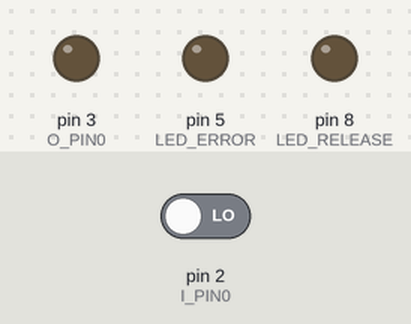
Bench run of a sketch on a simulated Arduino Uno, built with avr-gcc and run on an emulated ATmega328P. Parts: output pins drawn as LEDs (lit = HIGH). The inputs (shaded band) are chosen by the test bench; at power-on: pin 2 (I_PIN0) LOW.

Above: at 1.2 s.
1.3 s: pin 2 (I_PIN0) driven HIGH
At 2.2 s:
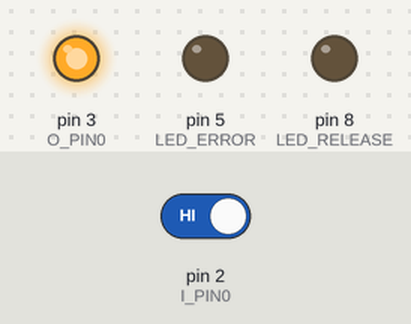
2.8 s: pin 2 (I_PIN0) driven LOW
At 3.4 s:
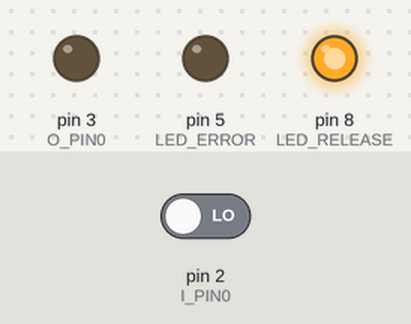
4.3 s: pin 2 (I_PIN0) driven HIGH
At 5.7 s:
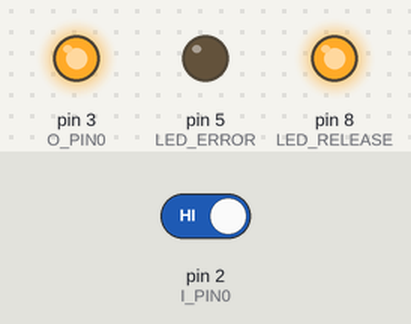
Timing chart, 0 to 7.3 s (numbered marks = the images above; inputs shaded):
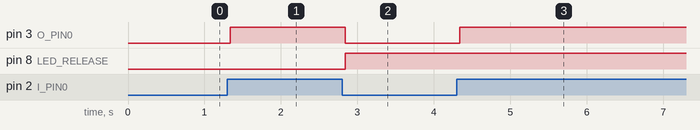

Measured:
- after the input at 1.3 s, pin 3 (O_PIN0): LOW → HIGH at once
- after the input at 2.8 s, pin 3 (O_PIN0): HIGH → LOW at once; pin 8 (LED_RELEASE): LOW → HIGH at once
- after the input at 4.3 s, pin 3 (O_PIN0): LOW → HIGH at once

The sketch:

mef.ino
```cpp
#define I_PIN0 2                            /* Entrada de la señal */
#define O_PIN0 3                            /* Salida */

#define READ_I_PIN0  digitalRead(I_PIN0)    /* Valor digital de la entrada */

#define LED_PRESS 3                         /* Led que indica si se presiona el botón */
#define LED_RELEASE 8                       /* Led que indica si se soltó el botón */
#define LED_ERROR 5                         /* Led que indica algún tipo de error */

#define DELAY 40                            /* Retardo para considerar la señal */
#define ERROR_TIME 500

unsigned long time;                         /* Tiempo desde que se prendió el Arduino */

typedef enum {                              /* hooooolaaaaa leeeeeoooo que te vaya bien, buen codigo muy ordenado*/
    BUTTON_UP,
    BUTTON_FALLING,
    BUTTON_DOWN,
    BUTTON_RAISING,
}debounceState_t;

debounceState_t buttonState;

void debounceFSM_init();	            // debe cargar el estado inicial
void debounceFSM_update();	            // debe leer las entradas, resolver la lógica de
					                    // transición de estados y actualizar las salidas
debounceState_t buttonPressed();		// debe invertir el estado del LED1
debounceState_t buttonReleased();		// debe invertir el estado del LED2


void setup() {
    pinMode(I_PIN0, INPUT);

    pinMode(O_PIN0, OUTPUT);
    pinMode(LED_PRESS, OUTPUT);
    pinMode(LED_RELEASE, OUTPUT);
    pinMode(LED_ERROR, OUTPUT);

    debounceFSM_init();
}

void loop() {
    debounceFSM_update();
}


void debounceFSM_init() {   // debe cargar el estado inicial
    digitalWrite(LED_PRESS, LOW);
    digitalWrite(LED_RELEASE, LOW);
    digitalWrite(O_PIN0, LOW);

    buttonState = BUTTON_UP;
}

/*
    Debe leer las entradas, resolver la lógica de
    transición de estados y actualizar las salidas
*/
void debounceFSM_update() {
    switch (buttonState) {

    case BUTTON_UP:
        if(!READ_I_PIN0) break;

        buttonState = BUTTON_FALLING;
        time = millis();    /* Inicia un tiempo para comparar según el DELAY */

        break;

    case BUTTON_FALLING:
        if(millis() - time < DELAY) break; /* No hace nada si es menor al DELAY */

        buttonState = (READ_I_PIN0) ? buttonPressed() : BUTTON_UP;
        /* En caso de que siga apretado, avanza. Sino, retrocede */

        break;

    case BUTTON_DOWN:
        if(READ_I_PIN0) break;

        buttonState = BUTTON_RAISING;
        time = millis();    /* Inicia un tiempo para comparar según el DELAY */

        break;

    case BUTTON_RAISING:
        if(millis() - time < DELAY) break; /* No hace nada si es menor al DELAY */

        buttonState = (!READ_I_PIN0) ? buttonReleased() : BUTTON_DOWN;
        /* En caso de que no se aprete, vuelve al estado inicial. Sino, retrocede */

        break;

    default:
        debounceFSM_init();
        digitalWrite(LED_ERROR, HIGH);
        delay(ERROR_TIME);
        digitalWrite(LED_ERROR, LOW);

        break;
    }
}

debounceState_t buttonPressed() {		// debe invertir el estado del LED1
    digitalWrite(LED_PRESS, !digitalRead(LED_PRESS));
    digitalWrite(O_PIN0, HIGH);

    return BUTTON_DOWN;
}

debounceState_t buttonReleased() {		// debe invertir el estado del LED2
    digitalWrite(LED_RELEASE, !digitalRead(LED_RELEASE));
    digitalWrite(O_PIN0, LOW);

    return BUTTON_UP;
}
```
